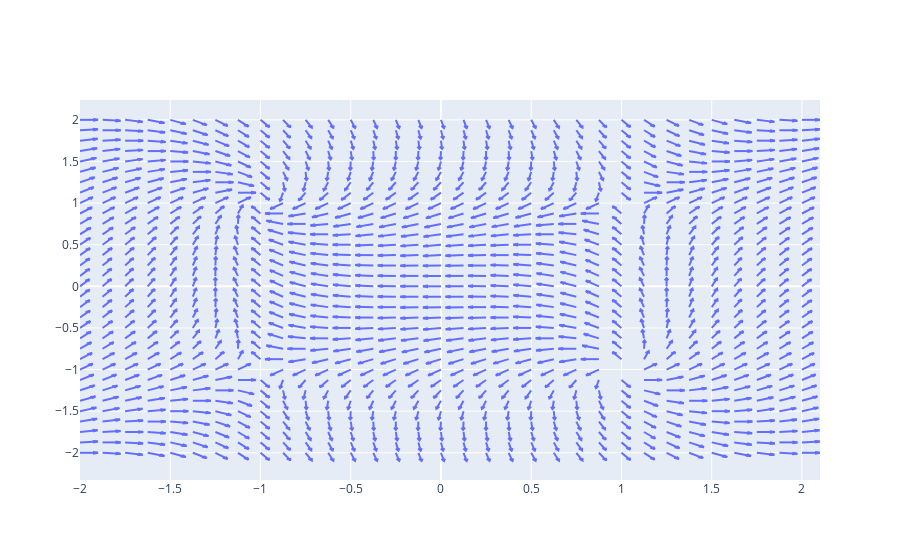

The code cell stored with this chart in its notebook:
### Code cell
# figure, axes = plt.subplots(1, 1, layout='constrained', figsize=(7, 7))
# phase_portrait([P_eq.rhs, Q_eq.rhs], [x, y], parameters, axes, normalize=False, damping_factor=0.5)
quiver_meshgrid = convert_equations_to_meshgrid([P_eq.rhs, Q_eq.rhs], [x, y], parameters, normalize=True)
fig = ff.create_quiver(x=quiver_meshgrid[0], y=quiver_meshgrid[1], u=quiver_meshgrid[2], v=quiver_meshgrid[3], scale=0.1)
fig
# for trajectory in trajectories:
#     axes.plot(*trajectory, color='blue')
# axes.scatter(*zip(*fixed_points), color='maroon', zorder=10)
# _=axes.set(title=f'Phase portrait for\n${sp.latex(P_eq)}$ and ${sp.latex(Q_eq)}$')

### Figure 1 — Plotly figure (JSON) as saved in the notebook; plotly's stock layout.template omitted (floating-point values rounded to 4 significant figures; data arrays with more than 128 entries replaced by an {"elided": "..."} marker saying what was removed)
{"data": [{"mode": "lines", "type": "scatter", "x": {"elided": "7623 float values"}, "y": {"elided": "7623 float values"}}], "layout": {"autosize": true, "hovermode": "closest", "xaxis": {"autorange": true, "range": [-2, 2.1], "type": "linear"}, "yaxis": {"autorange": true, "range": [-2.327, 2.239], "type": "linear"}}}
